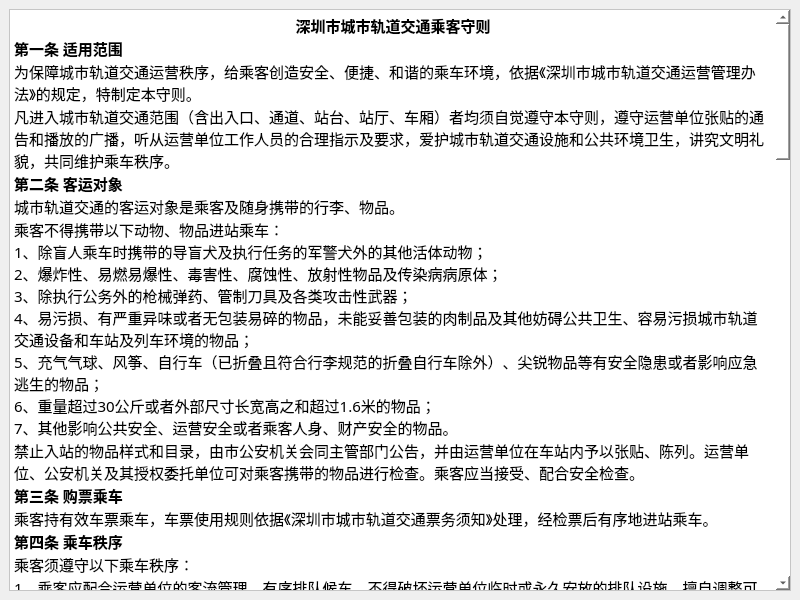
<?xml version="1.0" encoding="UTF-8"?>
<ui version="4.0">
 <class>NotesWindows</class>
 <widget class="QMainWindow" name="NotesWindows">
  <property name="geometry">
   <rect>
    <x>0</x>
    <y>0</y>
    <width>800</width>
    <height>600</height>
   </rect>
  </property>
  <property name="windowTitle">
   <string>乘客须知</string>
  </property>
  <property name="windowIcon">
   <iconset resource="res.qrc">
    <normaloff>:/images/icon.png</normaloff>:/images/icon.png</iconset>
  </property>
  <widget class="QWidget" name="centralwidget">
   <layout class="QGridLayout" name="gridLayout">
    <item row="0" column="0">
     <widget class="QTextBrowser" name="textBrowser">
      <property name="font">
       <font>
        <family>Ubuntu Mono</family>
        <weight>75</weight>
        <italic>true</italic>
        <bold>true</bold>
       </font>
      </property>
      <property name="styleSheet">
       <string notr="true">color: black;
background:white</string>
      </property>
      <property name="html">
       <string>&lt;!DOCTYPE HTML PUBLIC &quot;-//W3C//DTD HTML 4.0//EN&quot; &quot;http://www.w3.org/TR/REC-html40/strict.dtd&quot;&gt;
&lt;html&gt;&lt;head&gt;&lt;meta name=&quot;qrichtext&quot; content=&quot;1&quot; /&gt;&lt;style type=&quot;text/css&quot;&gt;
p, li { white-space: pre-wrap; }
&lt;/style&gt;&lt;/head&gt;&lt;body style=&quot; font-family:'Ubuntu Mono'; font-size:11pt; font-weight:600; font-style:italic;&quot;&gt;
&lt;p align=&quot;center&quot; style=&quot; margin-top:0px; margin-bottom:0px; margin-left:0px; margin-right:0px; -qt-block-indent:0; text-indent:0px;&quot;&gt;&lt;span style=&quot; font-family:'Ubuntu'; font-size:15px; font-style:normal;&quot;&gt;深圳市城市轨道交通乘客守则&lt;/span&gt;&lt;/p&gt;
&lt;p style=&quot; margin-top:0px; margin-bottom:0px; margin-left:0px; margin-right:0px; -qt-block-indent:0; text-indent:0px;&quot;&gt;&lt;span style=&quot; font-family:'Ubuntu'; font-size:15px; font-style:normal;&quot;&gt;第一条 适用范围&lt;/span&gt;&lt;/p&gt;
&lt;p style=&quot; margin-top:0px; margin-bottom:0px; margin-left:0px; margin-right:0px; -qt-block-indent:0; text-indent:0px;&quot;&gt;&lt;span style=&quot; font-family:'Ubuntu'; font-size:15px; font-weight:400; font-style:normal;&quot;&gt;为保障城市轨道交通运营秩序，给乘客创造安全、便捷、和谐的乘车环境，依据《深圳市城市轨道交通运营管理办法》的规定，特制定本守则。&lt;/span&gt;&lt;/p&gt;
&lt;p style=&quot; margin-top:0px; margin-bottom:0px; margin-left:0px; margin-right:0px; -qt-block-indent:0; text-indent:0px;&quot;&gt;&lt;span style=&quot; font-family:'Ubuntu'; font-size:15px; font-weight:400; font-style:normal;&quot;&gt;凡进入城市轨道交通范围（含出入口、通道、站台、站厅、车厢）者均须自觉遵守本守则，遵守运营单位张贴的通告和播放的广播，听从运营单位工作人员的合理指示及要求，爱护城市轨道交通设施和公共环境卫生，讲究文明礼貌，共同维护乘车秩序。&lt;/span&gt;&lt;/p&gt;
&lt;p style=&quot; margin-top:0px; margin-bottom:0px; margin-left:0px; margin-right:0px; -qt-block-indent:0; text-indent:0px;&quot;&gt;&lt;span style=&quot; font-family:'Ubuntu'; font-size:15px; font-style:normal;&quot;&gt;第二条 客运对象&lt;/span&gt;&lt;/p&gt;
&lt;p style=&quot; margin-top:0px; margin-bottom:0px; margin-left:0px; margin-right:0px; -qt-block-indent:0; text-indent:0px;&quot;&gt;&lt;span style=&quot; font-family:'Ubuntu'; font-size:15px; font-weight:400; font-style:normal;&quot;&gt;城市轨道交通的客运对象是乘客及随身携带的行李、物品。&lt;/span&gt;&lt;/p&gt;
&lt;p style=&quot; margin-top:0px; margin-bottom:0px; margin-left:0px; margin-right:0px; -qt-block-indent:0; text-indent:0px;&quot;&gt;&lt;span style=&quot; font-family:'Ubuntu'; font-size:15px; font-weight:400; font-style:normal;&quot;&gt;乘客不得携带以下动物、物品进站乘车：&lt;br /&gt;1、除盲人乘车时携带的导盲犬及执行任务的军警犬外的其他活体动物；&lt;br /&gt;2、爆炸性、易燃易爆性、毒害性、腐蚀性、放射性物品及传染病病原体；&lt;br /&gt;3、除执行公务外的枪械弹药、管制刀具及各类攻击性武器；&lt;br /&gt;4、易污损、有严重异味或者无包装易碎的物品，未能妥善包装的肉制品及其他妨碍公共卫生、容易污损城市轨道交通设备和车站及列车环境的物品；&lt;br /&gt;5、充气气球、风筝、自行车（已折叠且符合行李规范的折叠自行车除外）、尖锐物品等有安全隐患或者影响应急逃生的物品；&lt;br /&gt;6、重量超过30公斤或者外部尺寸长宽高之和超过1.6米的物品；&lt;br /&gt;7、其他影响公共安全、运营安全或者乘客人身、财产安全的物品。&lt;/span&gt;&lt;/p&gt;
&lt;p style=&quot; margin-top:0px; margin-bottom:0px; margin-left:0px; margin-right:0px; -qt-block-indent:0; text-indent:0px;&quot;&gt;&lt;span style=&quot; font-family:'Ubuntu'; font-size:15px; font-weight:400; font-style:normal;&quot;&gt;禁止入站的物品样式和目录，由市公安机关会同主管部门公告，并由运营单位在车站内予以张贴、陈列。运营单位、公安机关及其授权委托单位可对乘客携带的物品进行检查。乘客应当接受、配合安全检查。&lt;/span&gt;&lt;/p&gt;
&lt;p style=&quot; margin-top:0px; margin-bottom:0px; margin-left:0px; margin-right:0px; -qt-block-indent:0; text-indent:0px;&quot;&gt;&lt;span style=&quot; font-family:'Ubuntu'; font-size:15px; font-style:normal;&quot;&gt;第三条 购票乘车&lt;/span&gt;&lt;/p&gt;
&lt;p style=&quot; margin-top:0px; margin-bottom:0px; margin-left:0px; margin-right:0px; -qt-block-indent:0; text-indent:0px;&quot;&gt;&lt;span style=&quot; font-family:'Ubuntu'; font-size:15px; font-weight:400; font-style:normal;&quot;&gt;乘客持有效车票乘车，车票使用规则依据《深圳市城市轨道交通票务须知》处理，经检票后有序地进站乘车。&lt;/span&gt;&lt;/p&gt;
&lt;p style=&quot; margin-top:0px; margin-bottom:0px; margin-left:0px; margin-right:0px; -qt-block-indent:0; text-indent:0px;&quot;&gt;&lt;span style=&quot; font-family:'Ubuntu'; font-size:15px; font-style:normal;&quot;&gt;第四条 乘车秩序&lt;/span&gt;&lt;/p&gt;
&lt;p style=&quot; margin-top:0px; margin-bottom:0px; margin-left:0px; margin-right:0px; -qt-block-indent:0; text-indent:0px;&quot;&gt;&lt;span style=&quot; font-family:'Ubuntu'; font-size:15px; font-weight:400; font-style:normal;&quot;&gt;乘客须遵守以下乘车秩序：&lt;/span&gt;&lt;/p&gt;
&lt;p style=&quot; margin-top:0px; margin-bottom:0px; margin-left:0px; margin-right:0px; -qt-block-indent:0; text-indent:0px;&quot;&gt;&lt;span style=&quot; font-family:'Ubuntu'; font-size:15px; font-weight:400; font-style:normal;&quot;&gt;1、乘客应配合运营单位的客流管理，有序排队候车，不得破坏运营单位临时或永久安放的排队设施、擅自调整可活动的排队设施。&lt;br /&gt;2、乘客在车站范围内行走，应时刻注意周边环境，不得边行走、边查看移动电子设备、报刊、杂志或边做其他干扰正常行走的行为，不得奔跑、跳跃、抢行、冲撞或推挤他人等。&lt;br /&gt;3、乘客通过闸机进出站时，应排队依次刷票卡、投票，不冲闯闸机。推婴儿车、坐轮椅、携带行李的乘客应选用宽通道闸机。带领幼童通过闸机的，应将幼童抱起。带领享受免费乘车政策的小童通过闸机的，应小童在前、成人在后，紧接着通过闸机。需要从人工管理通道进出站的，应服从工作人员管理。&lt;br /&gt;4、乘客在站台层候车时，应按照站台地面箭头指示，在黄色安全线远离轨道侧排队候车，禁止在安全门或屏蔽门边缘与黄色候车线之间行走、坐卧、放置物品，不得互相推挤，乘车、候车时不要手扶或挤靠安全门、屏蔽门、车门。&lt;br /&gt;5、列车停稳后遵从先下后上原则，乘客按地面箭头指示从车门两侧依次登车，不得强行上下车，不得争抢座位。上下车时，应留意列车与站台间的空隙。列车车门蜂鸣器响、车门及屏蔽门、安全门警示灯亮，乘客应停止上下车。车门、屏蔽门、安全门开启、关闭时，不得触摸车门、屏蔽门和安全门。在车上应留意到站情况，留意车门开闭侧向，下车应提前准备。车到终点，乘客应全部下车。&lt;br /&gt;6、乘客在列车上应正当使用车厢内设施，坐好站稳，正确使用扶手，保持平衡。在车厢内不背靠扶手立杆，不在扶手立杆、横杆、拉杆、拉环等设施上嬉戏、挂系物品。不在座位上躺卧、放置行李，坐时自然放下腿部，不翘腿、不伸腿。当车厢内拥挤时，不翻阅大幅报刊。&lt;br /&gt;7、乘客在车站范围内或列车上不慎倾洒液体或其他物品，应及时联系工作人员进行清洁。携带雨具的，应注意避免弄湿其他乘客，持雨伞应伞尖朝下。&lt;br /&gt;8、乘客须留意随身携带的物品，在轨道范围不慎掉落物品，应请求工作人员协助捡拾。如果拾到他人遗落的物品，应交给工作人员处理。&lt;br /&gt;9、根据实际情况，为保障公众乘车安全和顺畅而应当遵守的其他乘车秩序。&lt;/span&gt;&lt;/p&gt;
&lt;p style=&quot; margin-top:0px; margin-bottom:0px; margin-left:0px; margin-right:0px; -qt-block-indent:0; text-indent:0px;&quot;&gt;&lt;span style=&quot; font-family:'Ubuntu'; font-size:15px; font-style:normal;&quot;&gt;第五条 安全与文明&lt;/span&gt;&lt;/p&gt;
&lt;p style=&quot; margin-top:0px; margin-bottom:0px; margin-left:0px; margin-right:0px; -qt-block-indent:0; text-indent:0px;&quot;&gt;&lt;span style=&quot; font-family:'Ubuntu'; font-size:15px; font-weight:400; font-style:normal;&quot;&gt;乘客应安全使用车站内及列车上的各项设施：&lt;br /&gt;1、搭乘自动扶梯时注意乘梯安全，站稳保持平衡，紧握扶手带。&lt;br /&gt;2、垂直电梯使用者较多时，应排队候梯。携带大件行李、乘坐轮椅或婴儿车、拄拐杖、怀抱婴儿的乘客、孕妇及其他行动不便者应使用垂直电梯，并优先候梯。&lt;br /&gt;3、留意车站及列车上的各种安全警示标识，突发紧急情况时，正确使用逃生门、灭火器、电扶梯急停键、紧急停车按钮、紧急通话装置等安全设施，听从工作人员指挥，紧急疏散时按照疏散指示尽快到达安全区域。&lt;br /&gt;4、正确使用其他有关乘客及公众安全的设备设施。&lt;/span&gt;&lt;/p&gt;
&lt;p style=&quot; margin-top:0px; margin-bottom:0px; margin-left:0px; margin-right:0px; -qt-block-indent:0; text-indent:0px;&quot;&gt;&lt;span style=&quot; font-family:'Ubuntu'; font-size:15px; font-weight:400; font-style:normal;&quot;&gt;学龄前儿童、高龄老年人、醉酒者、精神病患者、突发病人、残障人士、行动不便者以及其他需要帮助人士等乘客，乘搭城市轨道交通时须由有监护能力的健康成年人陪同。有监护能力的健康成年人应确保该等乘客安全乘搭城市轨道交通。无人陪同时，请及时联系车站工作人员，以便获得相应帮助。&lt;/span&gt;&lt;/p&gt;
&lt;p style=&quot; margin-top:0px; margin-bottom:0px; margin-left:0px; margin-right:0px; -qt-block-indent:0; text-indent:0px;&quot;&gt;&lt;span style=&quot; font-family:'Ubuntu'; font-size:15px; font-weight:400; font-style:normal;&quot;&gt;乘客应提倡尊老爱幼文明乘车的美德，主动给老、幼、病、残、孕妇、抱婴者或者其他有需要的人士让座和提供方便。在乘车过程中，应保持文明礼貌，避免冲突。&lt;/span&gt;&lt;/p&gt;
&lt;p style=&quot; margin-top:0px; margin-bottom:0px; margin-left:0px; margin-right:0px; -qt-block-indent:0; text-indent:0px;&quot;&gt;&lt;span style=&quot; font-family:'Ubuntu'; font-size:15px; font-style:normal;&quot;&gt;第六条 场地秩序&lt;/span&gt;&lt;/p&gt;
&lt;p style=&quot; margin-top:0px; margin-bottom:0px; margin-left:0px; margin-right:0px; -qt-block-indent:0; text-indent:0px;&quot;&gt;&lt;span style=&quot; font-family:'Ubuntu'; font-size:15px; font-weight:400; font-style:normal;&quot;&gt;乘客在城市轨道交通范围内禁止下列行为：&lt;br /&gt;1、在车站或者列车内滋事斗殴、酒后闹事、猥亵他人、衣冠不整或者有其他违反公序良俗的行为；&lt;br /&gt;2、妨碍列车正常运行，不服从运营单位对列车的调度安排；&lt;br /&gt;3、擅自进入轨道、隧道、桥梁或者其他有禁止进入标志的区域；&lt;br /&gt;4、攀爬或者跨越围墙、栅栏、栏杆、闸机、机车、安全门、屏蔽门等设施；&lt;br /&gt;5、冲抢、阻碍屏蔽门、安全门、列车车门开关或者强行上下车；&lt;br /&gt;6、在运行的自动扶梯或者活动平台跑动、打闹或者逆向行走；在垂直电梯中蹦跳、砸放重物或不正当使用垂直电梯；&lt;br /&gt;7、擅自操作有警示标志的按钮、开关等装置，非紧急情况下动用紧急安全装置；&lt;br /&gt;8、在车站或者列车内起哄、聚集、擅自拉横幅，扰乱乘车秩序或公共秩序；&lt;br /&gt;9、携带重量超过20公斤或者外部尺寸长宽高之和大于1.4米的大件行李乘坐自动扶梯；&lt;br /&gt;10、堵塞通道及出入口，或者有其他阻碍、影响乘客顺畅通行的行为；&lt;br /&gt;11、抛投物体进入轨道运行区，或者使风筝、气球、飞行模型、孔明灯等进入、飞越城市轨道交通设施范围；&lt;br /&gt;12、在车站付费区及列车内饮食，但婴儿饮食除外；&lt;br /&gt;13、吸烟、点燃明火，随地吐痰、便溺，乱吐口香糖，乱扔果皮、纸屑等废弃物；&lt;br /&gt;14、涂写、刻画，擅自悬挂物品或者张贴、派发传单（广告）、礼品等；&lt;br /&gt;15、擅自设摊或者从事销售活动，擅自以营利为目的招揽搬运行李、物品；&lt;br /&gt;16、揽客拉客、乞讨、捡拾垃圾（含报纸）、卖艺、躺卧、踩踏车站及车厢内的座位；&lt;br /&gt;17、穿溜冰鞋（板）滑行、追逐打闹，大声喧哗、弹奏乐器、播放音乐等影响乘客乘车的；&lt;br /&gt;18、患有烈性传染病，健康状况危及其他乘客人身安全。&lt;br /&gt;19、其他违反城市轨道交通运营安全、运营秩序及城市轨道交通设施容貌、环境卫生管理规定的行为。&lt;br /&gt;进入城市轨道交通范围内进行采访、拍摄、宣传、募捐、广告等活动的，须事先经运营单位同意，在运营单位工作人员的安排下进行相关活动。&lt;/span&gt;&lt;/p&gt;
&lt;p style=&quot; margin-top:0px; margin-bottom:0px; margin-left:0px; margin-right:0px; -qt-block-indent:0; text-indent:0px;&quot;&gt;&lt;span style=&quot; font-family:'Ubuntu'; font-size:15px; font-style:normal;&quot;&gt;第七条 安全管理&lt;/span&gt;&lt;/p&gt;
&lt;p style=&quot; margin-top:0px; margin-bottom:0px; margin-left:0px; margin-right:0px; -qt-block-indent:0; text-indent:0px;&quot;&gt;&lt;span style=&quot; font-family:'Ubuntu'; font-size:15px; font-weight:400; font-style:normal;&quot;&gt;禁止下列危害城市轨道交通运营安全的行为：&lt;br /&gt;1、擅自移动、遮盖、损坏安全消防警示标志、疏散导向标志、测量设施及安全防护等设施；&lt;br /&gt;2、损坏车辆、隧道、桥梁、轨道、路基、车站等设施、设备；&lt;br /&gt;3、损坏或者干扰机电设备、电缆和通信信号系统；&lt;br /&gt;4、非法拦截列车或者阻碍列车正常运行；&lt;br /&gt;5、不当使用城市轨道交通设施，危害他人人身、财产安全或者城市轨道交通正常运营；&lt;br /&gt;6、在通风口、车站出入口、高架桥50米范围内存放有毒、有害、易燃、易爆、放射性和腐蚀性等物品；&lt;br /&gt;7、在车站出入口、通风亭、变电站、冷却塔外侧5米范围内堆放、晾晒物品、停放车辆、摆设摊点、候车拉客及其他妨碍乘客通行和救援疏散的行为；&lt;br /&gt;8、其他危害城市轨道交通运营安全的行为。&lt;/span&gt;&lt;/p&gt;
&lt;p style=&quot; margin-top:0px; margin-bottom:0px; margin-left:0px; margin-right:0px; -qt-block-indent:0; text-indent:0px;&quot;&gt;&lt;span style=&quot; font-family:'Ubuntu'; font-size:15px; font-style:normal;&quot;&gt;第八条 责任及其他&lt;/span&gt;&lt;/p&gt;
&lt;p style=&quot; margin-top:0px; margin-bottom:0px; margin-left:0px; margin-right:0px; -qt-block-indent:0; text-indent:0px;&quot;&gt;&lt;span style=&quot; font-family:'Ubuntu'; font-size:15px; font-weight:400; font-style:normal;&quot;&gt;除本守则外，进入城市轨道交通范围者应同时遵守其他有效的各项法律、法规和规章。违反本守则和相关规定的，运营单位有权要求其纠正行为、拒绝其乘车或者责令其出站。违反治安管理规定的，移送公安机关依法处理。&lt;/span&gt;&lt;/p&gt;
&lt;p style=&quot; margin-top:0px; margin-bottom:0px; margin-left:0px; margin-right:0px; -qt-block-indent:0; text-indent:0px;&quot;&gt;&lt;span style=&quot; font-family:'Ubuntu'; font-size:15px; font-weight:400; font-style:normal;&quot;&gt;进入城市轨道交通范围者违反本守则或其他有效的各项法律、法规和规章，或有其他过错，造成本人或他人伤亡或财产损失的，由行为人承担法律责任，造成运营单 位损失的，由行为人负责赔偿。行为人有其他违法行为的，视情节轻重移交有关部门处理。&lt;/span&gt;&lt;/p&gt;
&lt;p style=&quot; margin-top:0px; margin-bottom:0px; margin-left:0px; margin-right:0px; -qt-block-indent:0; text-indent:0px;&quot;&gt;&lt;span style=&quot; font-family:'Ubuntu'; font-size:15px; font-weight:400; font-style:normal;&quot;&gt;如乘客在轨道交通范围内有任何需要帮助的，应当及时与车站工作人员联系。&lt;br /&gt;&lt;br /&gt;                                                                                                                                 深圳市地铁集团有限公司&lt;/span&gt;&lt;/p&gt;
&lt;p style=&quot;-qt-paragraph-type:empty; margin-top:0px; margin-bottom:0px; margin-left:0px; margin-right:0px; -qt-block-indent:0; text-indent:0px; line-height:30px; font-family:'Ubuntu'; font-size:15px; font-weight:400; font-style:normal;&quot;&gt;&lt;br /&gt;&lt;/p&gt;&lt;/body&gt;&lt;/html&gt;</string>
      </property>
     </widget>
    </item>
   </layout>
  </widget>
 </widget>
 <resources>
  <include location="res.qrc"/>
 </resources>
 <connections/>
</ui>
